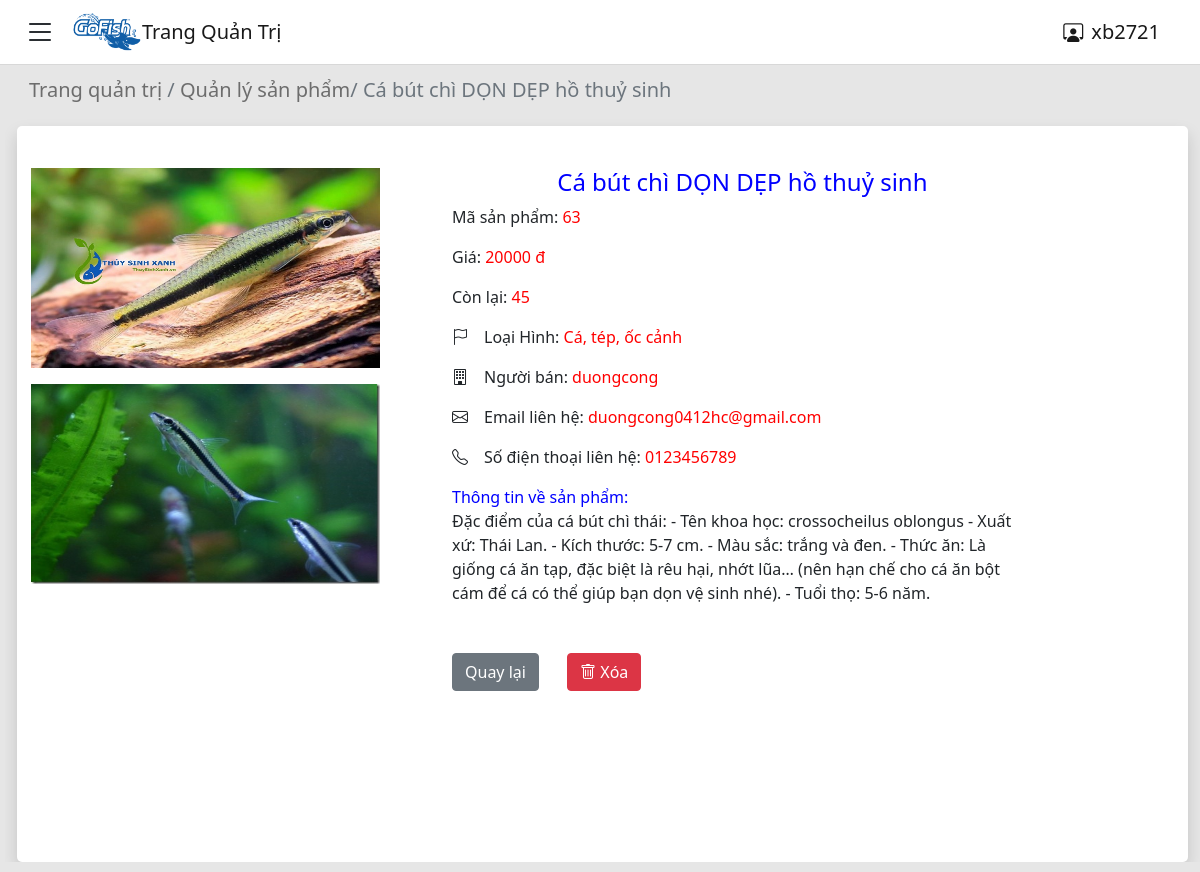
Screenshot of /admin/showDetail.php?id=63 (signed in) with the database file from the repository.
### tables this page shows
CREATE TABLE `products` (
  `productID` int(11) NOT NULL,
  `productSKU` char(50) NOT NULL,
  `productName` varchar(1000) NOT NULL,
  `category` varchar(300) NOT NULL,
  `detail` varchar(5000) NOT NULL,
  `price` int(11) NOT NULL,
  `stock` int(11) NOT NULL,
  `sold` int(11) NOT NULL,
  `status` int(11) NOT NULL,
  `image` varchar(1000) NOT NULL,
  `userID` int(11) NOT NULL
);

CREATE TABLE `users` (
  `id` int(11) NOT NULL,
  `fullname` varchar(250) NOT NULL,
  `username` varchar(30) NOT NULL,
  `email` varchar(100) NOT NULL,
  `phone` varchar(11) NOT NULL,
  `address` varchar(250) NOT NULL,
  `password` varchar(250) NOT NULL,
  `status` int(11) NOT NULL DEFAULT 0,
  `email_verification_link` varchar(255) NOT NULL,
  `email_verified_at` timestamp NULL DEFAULT NULL
);

### admin/showDetail.php (the view, shortened to what this page needs)
<?php
include "../config/constants.php";
$prdid = $_GET['id'];
$prdsql="SELECT users.id,users.username,users.email,users.phone,users.address,products.productName,products.category,products.price,products.detail,products.stock,products.image FROM products,users where products.userid = users.id and products.productID  = '$prdid'";
$resultsql = mysqli_query($conn,$prdsql);
$countrs = mysqli_num_rows($resultsql);
if($countrs == 1){
    $row=mysqli_fetch_assoc($resultsql);
    $prdname = $row['productName'];
    $categoy = $row['category'];
    $price = $row['price'];
    $detail = $row['detail'];
    $stock = $row['stock'];
    $img = $row['image'];
    $imgString = explode(',',$img);
    $countimg=count($imgString);
    if($countimg== 3){
      $img1 = $imgString[0];
      $img2 = $imgString[1];
      $img3 = $imgString[2];
    }
    else if($countimg == 2){
      $img1 = $imgString[0];
      $img2 = $imgString[1];
    }
    elseif($countimg == 1){
      $img1 = $imgString[0];
    }
    $userName = $row['username'];
    $email = $row['email'];
    $phone = $row['phone'];
}
?>
<!DOCTYPE html>
<html lang="vi">
<head>
  <link href="https://cdn.jsdelivr.net/npm/bootstrap@5.0.2/dist/css/bootstrap.min.css" rel="stylesheet"
>
  <link rel="stylesheet" href="https://cdn.jsdelivr.net/npm/bootstrap-icons@1.8.1/font/bootstrap-icons.css">
  <link rel="stylesheet" href="https://cdnjs.cloudflare.com/ajax/libs/font-awesome/6.0.0/css/all.min.css"
 />
  <link rel="stylesheet" href="../seller/assets/css/style.css">
</head>
<body>
  <div class="container-fluid fixed-top">
    <div class="row">
      <div class="col-md-12 p-0">
        <nav class="navbar navbar-expand-lg navbar-light">
          <div class="container-fluid">
            <i id="btn-menu" class="bi bi-list me-3 fs-2" type="button"></i>
            <a href="../">
              <img src="../seller/assets/img/logo-1.png" alt="" class="logo">
            </a>
            <a class="navbar-brand me-auto" href="./admin.php">Trang Quản Trị</a>
            <a class="navbar-brand ms-auto" href="#"><i class="bi bi-person-workspace me-2"></i><?php echo $_SESSION['adminName'] ?></a>
          </div>
        </nav>
      </div>
    </div>
  </div>
  <div class="container-fluid main">
    <div class="row">
      <div class="col main-right container-fluid row show">
        <div class="col-md-12 mt-2 mb-3 nav-page">
          <h5 class="text-muted"><a href="../admin.php">Trang quản trị</a> / </span><a href="./products.php">Quản lý sản
              phẩm</a>/ </span><a><span>
                <?php echo $prdname ?>
              </span></a></h5>
        </div>
        <div class="col-md-12 manage-products shadow">
          <div class="row">
            <div class="row  p-3 ">
              <div class="row">
                <div class="item-menu-img col-md-4">
                  <?php
                  if($img=="")
                  {
                      echo "<div class='error'>Image not Available.</div>";
                    }
                    elseif($countimg==2){
                      ?>
                      <img src="../assets/img/products/<?php echo $img1; ?>" alt="Ảnh <?php echo $prdname; ?>"
                    style="max-height: 200px;width:100%" class="img-fluid mt-3">
                    <img src="../assets/img/products/<?php echo $img2; ?>" alt="Ảnh <?php echo $prdname; ?>"
                    style="max-height: 200px;width:100%" class="img-fluid mt-3">
                    <?php
                    }
                    elseif($countimg==1){
                      ?>
                      <img src="../assets/img/products/<?php echo $img1; ?>" alt="Ảnh <?php echo $prdname; ?>"
                    style="max-height: 200px;width:100%" class="img-fluid mt-3">
                    <?php
                  }
                  ?>
                </div>
                <form action="deleteProduct.php?id=<?php echo $prdid; ?>" method="POST" class="order col-md-7 mt-3">
                  <div class="item-menu-desc ms-5 ">
                    <h4 class="text-center" style='color:blue'>
                      <?php echo $prdname; ?>
                    </h4>
                    <p>Mã sản phẩm: <span style='color:red;font-weight:500;font-size:1rem'>
                        <?php echo $prdid; ?>
                      </span>
                    </p>
                    <p>Giá: <span style='color:red;font-weight:500;font-size:1rem' id='price'>
                        <?php echo $price; ?> đ
                      </span>
                    </p>
                    <p>Còn lại: <span style='color:red;font-weight:500;font-size:1rem'>
                        <?php echo $stock; ?>
                      </span>
                    </p>
                    <p><i class="bi bi-flag me-3"></i>Loại Hình:
                      <span style='color:red;font-weight:500;font-size:1rem'>
                        <?php echo $categoy ?>
                      </span>
                    </p>
                    <p><i class="bi bi-building me-3"></i>Người bán:
                      <span style='color:red;font-weight:500;font-size:1rem'>
                        <?php echo $userName ?>
                      </span>
                    </p>
                    <p><i class="bi bi-envelope me-3"></i>Email liên hệ:
                      <span style='color:red;font-weight:500;font-size:1rem'>
                        <?php echo $email ?>
                      </span>
                    </p>
                    <p><i class="bi bi-telephone me-3"></i>Số điện thoại liên hệ:
                      <span style='color:red;font-weight:500;font-size:1rem'>
                        <?php echo $phone ?>
                      </span>
                    </p>
                    <p>
                      <span style='color:blue;font-weight:500;font-size:1rem'>
                        Thông tin về sản phẩm: <br>
                      </span>
                      <?php echo $detail; ?>
                    </p>
                  </div>
                  <div class="ms-5 mt-5">
                    <a href="./products.php" class="btn btn-secondary me-4">Quay lại</a>
                    <button type="button" class="btn btn-danger me-4" data-bs-toggle="modal" data-bs-target="#exampleModal">
                      <i class="bi bi-trash"></i> Xóa
                    </button>
                  </div>
                </form>
              </div>
            </div>
          </div>
        </div>
        <?php
include "../seller/partials/footer.php";
?>

### seller/assets/css/style.css (style rules this page uses)
body { background-color: rgb(230, 230, 230); }
.navbar { background-color: white; border-bottom: solid 1px rgb(216, 216, 216); }
.logo { width: 70px; }
.main { background-color: rgb(230, 230, 230); height: 92vh; }
.main-right { position: relative; transition: margin 0.5s; margin: 70px 0px 10px 255px !important; overflow: auto; }
.main-right.show { margin-left: 5px !important; }
.nav-page h5 a { text-decoration: none; color: rgb(109, 109, 109); display: inline; padding-bottom: 0; }
.manage-products { min-height: 92vh; padding: 10px; background-color: rgb(255, 255, 255); border-radius: 5px; margin-top: 0px; }

### rows the page displays
products: productName "Cá bút chì DỌN DẸP hồ thuỷ sinh", price "20000", stock "45", category "Cá, tép, ốc cảnh", userID.username "duongcong", userID.email "duongcong0412hc@gmail.com", userID.phone "0123456789", detail "Đặc điểm của cá bút chì thái: - Tên khoa học: crossocheilus oblongus - Xuất xứ: Thái Lan. - Kích thước: 5-7 cm. - Màu sắc: trắng và đen. - Thức ăn: Là giống cá ăn tạp, đặc biệt là rêu hại, nhớt lũa… (nên hạn chế cho cá ăn bột cám để cá có thể giúp bạn dọn vệ sinh nhé). - Tuổi thọ: 5-6 năm."

### other values shown
$_SESSION['adminName'] "xb2721"
$prdid "63"
